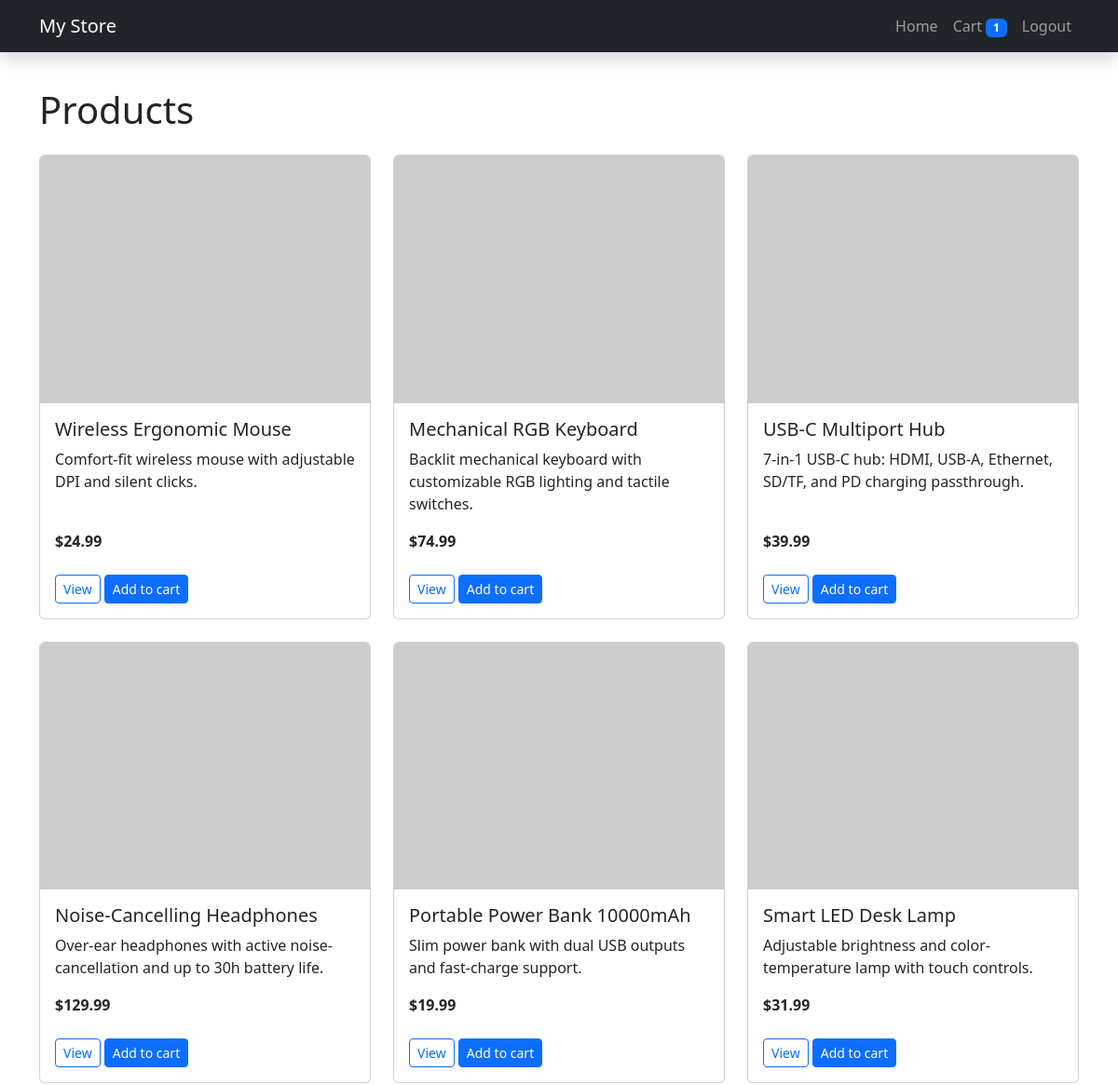
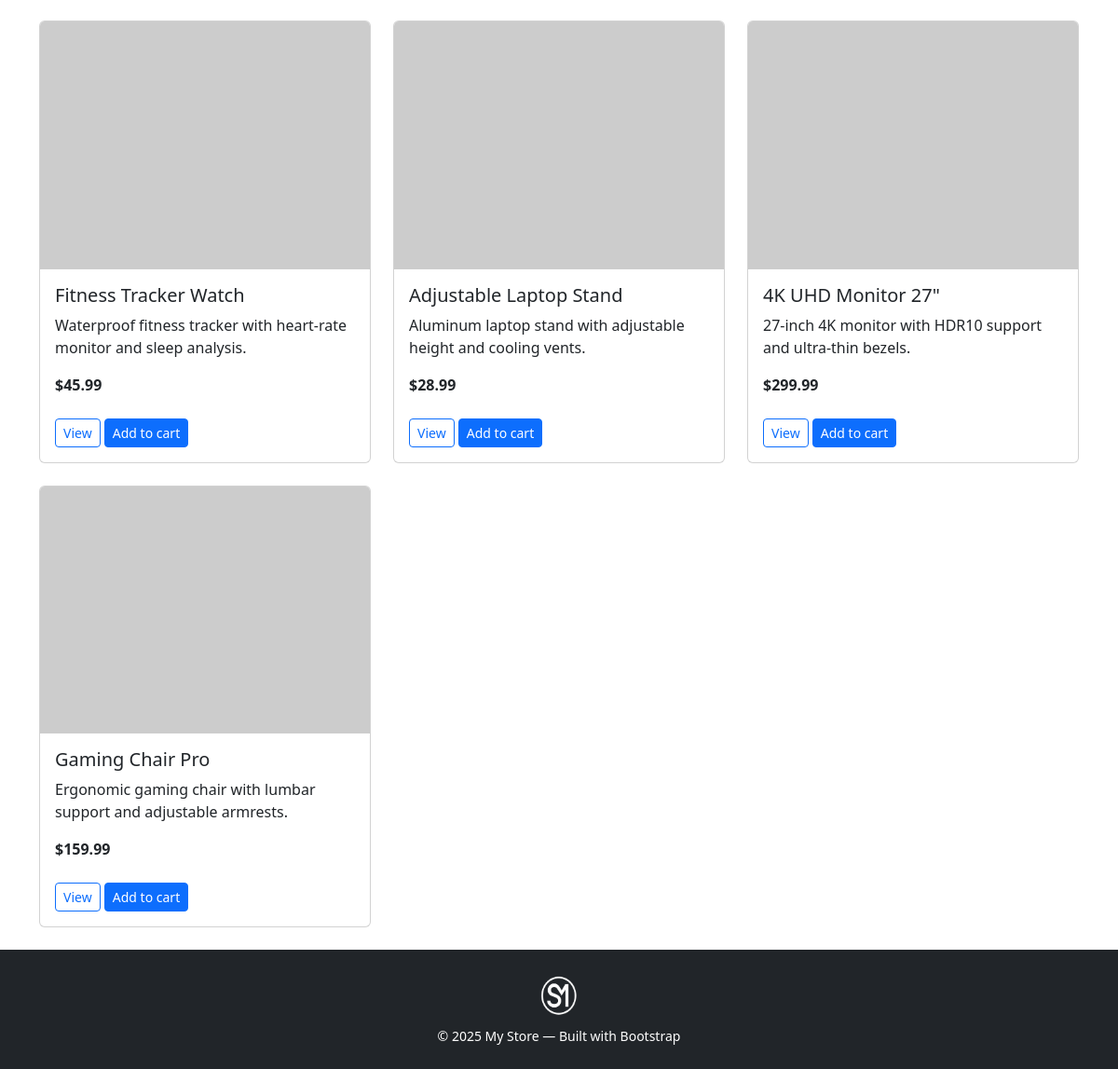
The page / (signed in) on the database its author committed (2 pictures, top to bottom).
### models.py (models this page shows)
class Product(db.Model):
    __tablename__ = 'products'
    id          = db.Column(db.Integer, primary_key=True)
    name        = db.Column(db.String(100), nullable=False)
    description = db.Column(db.Text)
    price_cents = db.Column(db.Integer, nullable=False)  # stored in cents
    image_url   = db.Column(db.String(200))
    cart_items  = db.relationship('CartItem', backref='product', lazy='dynamic')
    order_items = db.relationship('OrderItem', backref='product', lazy='dynamic')

### app.py (the view)
    @app.route('/')
    def index():
        products = Product.query.all()
        return render_template('index.html', products=products)

### templates/index.html (shortened to what this page needs)
{% extends "layout.html" %}
{% block content %}
<h1 class="mb-4">Products</h1>
<div class="row">
  {% for product in products %}
  <div class="col-md-4 mb-4">
    <div class="card h-100">
      {% if product.image_url %}
      <img src="{{ product.image_url }}" class="card-img-top" alt="{{ product.name }}">
      {% endif %}
      <div class="card-body d-flex flex-column">
        <h5 class="card-title">{{ product.name }}</h5>
        <p class="card-text">{{ product.description|truncate(100) }}</p>
        <p class="mt-auto fw-bold">${{ '%.2f' % (product.price_cents / 100) }}</p>
        <div class="mt-2">
          <a href="{{ url_for('product', pid=product.id) }}" class="btn btn-sm btn-outline-primary">View</a>
          {% if current_user.is_authenticated %}
          <a href="{{ url_for('add_to_cart', pid=product.id) }}" class="btn btn-sm btn-primary">Add to cart</a>
          {% else %}
          <a href="{{ url_for('login') }}" class="btn btn-sm btn-secondary">Login to buy</a>
          {% endif %}
        </div>
      </div>
    </div>
  </div>
  {% endfor %}
</div>
{% endblock %}

### templates/layout.html (style rules this page uses)
body { padding-top: 70px; }

### rows shown on the page
Product: name "Wireless Ergonomic Mouse", description "Comfort-fit wireless mouse with adjustable DPI and silent clicks.", product.price_cents/100 "24.99"
Product: name "Mechanical RGB Keyboard", description "Backlit mechanical keyboard with customizable RGB lighting and tactile switches.", product.price_cents/100 "74.99"
Product: name "USB-C Multiport Hub", description "7-in-1 USB-C hub: HDMI, USB-A, Ethernet, SD/TF, and PD charging passthrough.", product.price_cents/100 "39.99"
Product: name "Noise-Cancelling Headphones", description "Over-ear headphones with active noise-cancellation and up to 30h battery life.", product.price_cents/100 "129.99"
Product: name "Portable Power Bank 10000mAh", description "Slim power bank with dual USB outputs and fast-charge support.", product.price_cents/100 "19.99"
Product: name "Smart LED Desk Lamp", description "Adjustable brightness and color-temperature lamp with touch controls.", product.price_cents/100 "31.99"
Product: name "Fitness Tracker Watch", description "Waterproof fitness tracker with heart-rate monitor and sleep analysis.", product.price_cents/100 "45.99"
Product: name "Adjustable Laptop Stand", description "Aluminum laptop stand with adjustable height and cooling vents.", product.price_cents/100 "28.99"
Product: name "4K UHD Monitor 27\"", description "27-inch 4K monitor with HDR10 support and ultra-thin bezels.", product.price_cents/100 "299.99"
Product: name "Gaming Chair Pro", description "Ergonomic gaming chair with lumbar support and adjustable armrests.", product.price_cents/100 "159.99"

### other values the page prints
{{ current_user.cart_items.count() }} "1"
